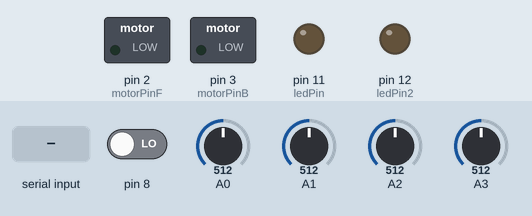
A sketch run on a simulated Arduino Uno, built with avr-gcc and run on an emulated ATmega328P. Shown: switched loads named in the sketch (green lamp = pin HIGH), output pins drawn as LEDs (lit = HIGH). The test bench sets the inputs (shaded band); at power-on: pin 8 LOW, A0 = 512, A1 = 512, A2 = 512, A3 = 512. What the sketch prints to the serial monitor is not drawn.

Above: at 2.0 s.
2.1 s: "30,150\n" received over Serial
At 6.2 s:
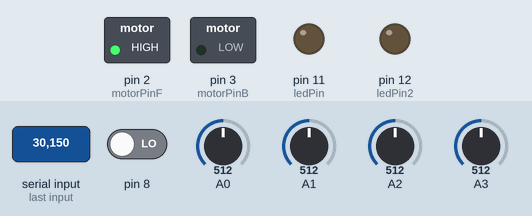
6.3 s: "2\n" received over Serial
At 10.4 s:
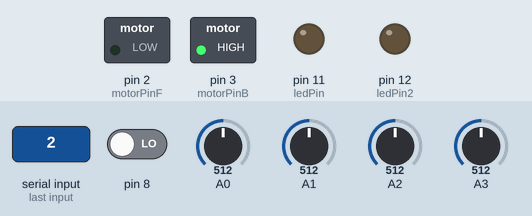
10.5 s: "1\n" received over Serial
At 12.8 s:
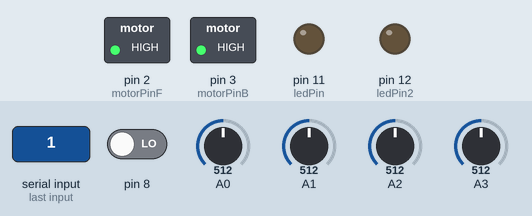
13.5 s: "90,45\n" received over Serial
At 16.2 s:
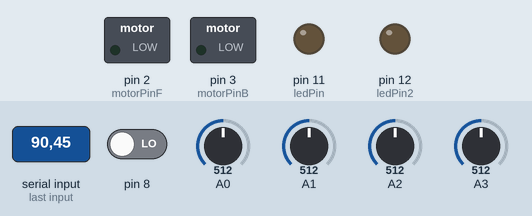
16.5 s: "200\n" received over Serial
At 20.4 s:
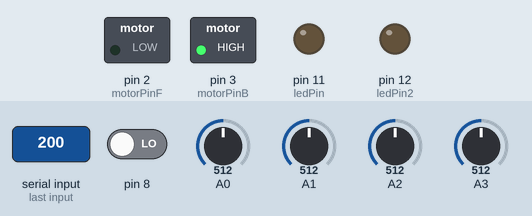
Timing chart, 0 to 21.7 s (numbered marks = the images above; inputs shaded):
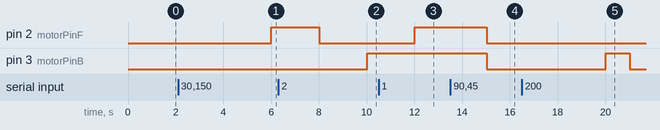

The sketch:

ReadThermoCouple.ino
```cpp
// ReadThermoCouple.ino

const int ledPin = 11;
const int ledPin2 = 12;
const int motorPinF = 2;
const int motorPinB = 3;
int state = 1;
int repeat = 0;
int ledState = LOW;
long previousMillis = 0;
int motorState = 0;
byte incomingByte;


long interval =1000;

void setup() {
	pinMode(ledPin, OUTPUT);
	pinMode(ledPin2, OUTPUT);
  pinMode(motorPinF, OUTPUT);
  pinMode(motorPinB, OUTPUT);
	Serial.begin(9600);
}

void loop() {
	unsigned currentMillis = millis();
  if(currentMillis < 100 && previousMillis > 60000) {
    previousMillis = 0;
  }
	if( currentMillis - previousMillis > interval) {
		previousMillis = currentMillis;

		int sensorValue1 = analogRead(A0);
		int sensorValue2 = analogRead(A1);
		int sensorValue3 = digitalRead(8);
		int sensorValue4 = analogRead(A2);
		int sensorValue5 = analogRead(A3);
		// Convert analog to voltage reading
		float voltage1 = sensorValue1 * (5.0 / 1023.0);
		float voltage2 = sensorValue2 * (5.0 / 1023.0);
		float voltage4 = sensorValue4 * (5.0 / 1023.0);
		float voltage5 = sensorValue5 * (5.0 / 1023.0);
		// print out the value you reading
		Serial.print(voltage1);
		Serial.print(",");
		Serial.print(voltage2);
		Serial.print(",");
		Serial.print(sensorValue3);
		Serial.print(",");
		Serial.print(voltage4);
		Serial.print(",");
		Serial.print(voltage5);

    if (Serial.available() > 0) {
      incomingByte = Serial.read(); // read the incoming byte:
      motorState = incomingByte - 48;
    }

   if(motorState == 0) {
      digitalWrite(motorPinF, LOW);
      digitalWrite(motorPinB, LOW);
     }
   else if(motorState == 1) {
      digitalWrite(motorPinF, HIGH);
      motorState = 0;
     }
   else if(motorState == 2) {
      digitalWrite(motorPinB, HIGH);
      motorState = 0;
     }
   }

}
```

Measured:
- after the input at 2.1 s, pin 2 (motorPinF): LOW → HIGH after 3.9 s
- after the input at 6.3 s, pin 3 (motorPinB): LOW → HIGH after 3.7 s
- after the input at 10.5 s, pin 2 (motorPinF): LOW → HIGH after 1.5 s
- after the input at 13.5 s, pin 2 (motorPinF), pin 3 (motorPinB): HIGH → LOW after 1.5 s
- after the input at 16.5 s, pin 3 (motorPinB): LOW → HIGH after 3.5 s, → LOW 1.0 s later
